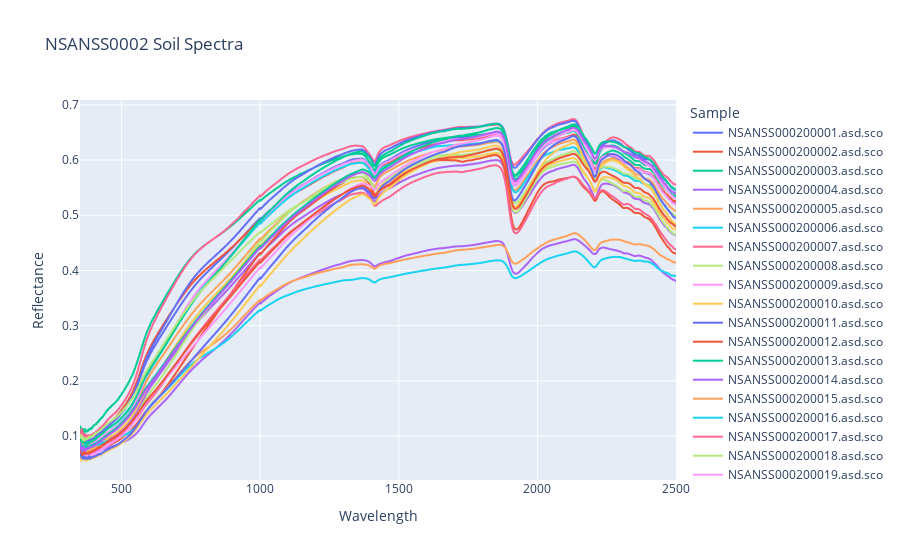

Source (notebook cell):
### Code cell
# Melt the dataframe to have 'Wavelength' and 'Reflectance' in long format
df_melted = df_NSANSS0002.melt(id_vars=['Wavelength'], var_name='Sample', value_name='Reflectance')

# Create the plot
fig = px.line(df_melted, x='Wavelength', y='Reflectance', color='Sample', title=' NSANSS0002 Soil Spectra')
fig.show()

### Figure 1 — Plotly figure (JSON) as saved in the notebook; plotly's stock layout.template omitted (floating-point values rounded to 4 significant figures; data arrays with more than 128 entries replaced by an {"elided": "..."} marker saying what was removed)
{"data": [{"hovertemplate": "Sample=NSANSS000200001.asd.sco<br>Wavelength=%{x}<br>Reflectance=%{y}<extra></extra>", "legendgroup": "NSANSS000200001.asd.sco", "line": {"color": "#636efa", "dash": "solid"}, "marker": {"symbol": "circle"}, "mode": "lines", "name": "NSANSS000200001.asd.sco", "showlegend": true, "type": "scattergl", "x": {"elided": "2151 int values"}, "xaxis": "x", "y": {"elided": "2151 float values"}, "yaxis": "y"}, {"hovertemplate": "Sample=NSANSS000200002.asd.sco<br>Wavelength=%{x}<br>Reflectance=%{y}<extra></extra>", "legendgroup": "NSANSS000200002.asd.sco", "line": {"color": "#EF553B", "dash": "solid"}, "marker": {"symbol": "circle"}, "mode": "lines", "name": "NSANSS000200002.asd.sco", "showlegend": true, "type": "scattergl", "x": {"elided": "2151 int values"}, "xaxis": "x", "y": {"elided": "2151 float values"}, "yaxis": "y"}, {"hovertemplate": "Sample=NSANSS000200003.asd.sco<br>Wavelength=%{x}<br>Reflectance=%{y}<extra></extra>", "legendgroup": "NSANSS000200003.asd.sco", "line": {"color": "#00cc96", "dash": "solid"}, "marker": {"symbol": "circle"}, "mode": "lines", "name": "NSANSS000200003.asd.sco", "showlegend": true, "type": "scattergl", "x": {"elided": "2151 int values"}, "xaxis": "x", "y": {"elided": "2151 float values"}, "yaxis": "y"}, {"hovertemplate": "Sample=NSANSS000200004.asd.sco<br>Wavelength=%{x}<br>Reflectance=%{y}<extra></extra>", "legendgroup": "NSANSS000200004.asd.sco", "line": {"color": "#ab63fa", "dash": "solid"}, "marker": {"symbol": "circle"}, "mode": "lines", "name": "NSANSS000200004.asd.sco", "showlegend": true, "type": "scattergl", "x": {"elided": "2151 int values"}, "xaxis": "x", "y": {"elided": "2151 float values"}, "yaxis": "y"}, {"hovertemplate": "Sample=NSANSS000200005.asd.sco<br>Wavelength=%{x}<br>Reflectance=%{y}<extra></extra>", "legendgroup": "NSANSS000200005.asd.sco", "line": {"color": "#FFA15A", "dash": "solid"}, "marker": {"symbol": "circle"}, "mode": "lines", "name": "NSANSS000200005.asd.sco", "showlegend": true, "type": "scattergl", "x": {"elided": "2151 int values"}, "xaxis": "x", "y": {"elided": "2151 float values"}, "yaxis": "y"}, {"hovertemplate": "Sample=NSANSS000200006.asd.sco<br>Wavelength=%{x}<br>Reflectance=%{y}<extra></extra>", "legendgroup": "NSANSS000200006.asd.sco", "line": {"color": "#19d3f3", "dash": "solid"}, "marker": {"symbol": "circle"}, "mode": "lines", "name": "NSANSS000200006.asd.sco", "showlegend": true, "type": "scattergl", "x": {"elided": "2151 int values"}, "xaxis": "x", "y": {"elided": "2151 float values"}, "yaxis": "y"}, {"hovertemplate": "Sample=NSANSS000200007.asd.sco<br>Wavelength=%{x}<br>Reflectance=%{y}<extra></extra>", "legendgroup": "NSANSS000200007.asd.sco", "line": {"color": "#FF6692", "dash": "solid"}, "marker": {"symbol": "circle"}, "mode": "lines", "name": "NSANSS000200007.asd.sco", "showlegend": true, "type": "scattergl", "x": {"elided": "2151 int values"}, "xaxis": "x", "y": {"elided": "2151 float values"}, "yaxis": "y"}, {"hovertemplate": "Sample=NSANSS000200008.asd.sco<br>Wavelength=%{x}<br>Reflectance=%{y}<extra></extra>", "legendgroup": "NSANSS000200008.asd.sco", "line": {"color": "#B6E880", "dash": "solid"}, "marker": {"symbol": "circle"}, "mode": "lines", "name": "NSANSS000200008.asd.sco", "showlegend": true, "type": "scattergl", "x": {"elided": "2151 int values"}, "xaxis": "x", "y": {"elided": "2151 float values"}, "yaxis": "y"}, {"hovertemplate": "Sample=NSANSS000200009.asd.sco<br>Wavelength=%{x}<br>Reflectance=%{y}<extra></extra>", "legendgroup": "NSANSS000200009.asd.sco", "line": {"color": "#FF97FF", "dash": "solid"}, "marker": {"symbol": "circle"}, "mode": "lines", "name": "NSANSS000200009.asd.sco", "showlegend": true, "type": "scattergl", "x": {"elided": "2151 int values"}, "xaxis": "x", "y": {"elided": "2151 float values"}, "yaxis": "y"}, {"hovertemplate": "Sample=NSANSS000200010.asd.sco<br>Wavelength=%{x}<br>Reflectance=%{y}<extra></extra>", "legendgroup": "NSANSS000200010.asd.sco", "line": {"color": "#FECB52", "dash": "solid"}, "marker": {"symbol": "circle"}, "mode": "lines", "name": "NSANSS000200010.asd.sco", "showlegend": true, "type": "scattergl", "x": {"elided": "2151 int values"}, "xaxis": "x", "y": {"elided": "2151 float values"}, "yaxis": "y"}, {"hovertemplate": "Sample=NSANSS000200011.asd.sco<br>Wavelength=%{x}<br>Reflectance=%{y}<extra></extra>", "legendgroup": "NSANSS000200011.asd.sco", "line": {"color": "#636efa", "dash": "solid"}, "marker": {"symbol": "circle"}, "mode": "lines", "name": "NSANSS000200011.asd.sco", "showlegend": true, "type": "scattergl", "x": {"elided": "2151 int values"}, "xaxis": "x", "y": {"elided": "2151 float values"}, "yaxis": "y"}, {"hovertemplate": "Sample=NSANSS000200012.asd.sco<br>Wavelength=%{x}<br>Reflectance=%{y}<extra></extra>", "legendgroup": "NSANSS000200012.asd.sco", "line": {"color": "#EF553B", "dash": "solid"}, "marker": {"symbol": "circle"}, "mode": "lines", "name": "NSANSS000200012.asd.sco", "showlegend": true, "type": "scattergl", "x": {"elided": "2151 int values"}, "xaxis": "x", "y": {"elided": "2151 float values"}, "yaxis": "y"}, {"hovertemplate": "Sample=NSANSS000200013.asd.sco<br>Wavelength=%{x}<br>Reflectance=%{y}<extra></extra>", "legendgroup": "NSANSS000200013.asd.sco", "line": {"color": "#00cc96", "dash": "solid"}, "marker": {"symbol": "circle"}, "mode": "lines", "name": "NSANSS000200013.asd.sco", "showlegend": true, "type": "scattergl", "x": {"elided": "2151 int values"}, "xaxis": "x", "y": {"elided": "2151 float values"}, "yaxis": "y"}, {"hovertemplate": "Sample=NSANSS000200014.asd.sco<br>Wavelength=%{x}<br>Reflectance=%{y}<extra></extra>", "legendgroup": "NSANSS000200014.asd.sco", "line": {"color": "#ab63fa", "dash": "solid"}, "marker": {"symbol": "circle"}, "mode": "lines", "name": "NSANSS000200014.asd.sco", "showlegend": true, "type": "scattergl", "x": {"elided": "2151 int values"}, "xaxis": "x", "y": {"elided": "2151 float values"}, "yaxis": "y"}, {"hovertemplate": "Sample=NSANSS000200015.asd.sco<br>Wavelength=%{x}<br>Reflectance=%{y}<extra></extra>", "legendgroup": "NSANSS000200015.asd.sco", "line": {"color": "#FFA15A", "dash": "solid"}, "marker": {"symbol": "circle"}, "mode": "lines", "name": "NSANSS000200015.asd.sco", "showlegend": true, "type": "scattergl", "x": {"elided": "2151 int values"}, "xaxis": "x", "y": {"elided": "2151 float values"}, "yaxis": "y"}, {"hovertemplate": "Sample=NSANSS000200016.asd.sco<br>Wavelength=%{x}<br>Reflectance=%{y}<extra></extra>", "legendgroup": "NSANSS000200016.asd.sco", "line": {"color": "#19d3f3", "dash": "solid"}, "marker": {"symbol": "circle"}, "mode": "lines", "name": "NSANSS000200016.asd.sco", "showlegend": true, "type": "scattergl", "x": {"elided": "2151 int values"}, "xaxis": "x", "y": {"elided": "2151 float values"}, "yaxis": "y"}, {"hovertemplate": "Sample=NSANSS000200017.asd.sco<br>Wavelength=%{x}<br>Reflectance=%{y}<extra></extra>", "legendgroup": "NSANSS000200017.asd.sco", "line": {"color": "#FF6692", "dash": "solid"}, "marker": {"symbol": "circle"}, "mode": "lines", "name": "NSANSS000200017.asd.sco", "showlegend": true, "type": "scattergl", "x": {"elided": "2151 int values"}, "xaxis": "x", "y": {"elided": "2151 float values"}, "yaxis": "y"}, {"hovertemplate": "Sample=NSANSS000200018.asd.sco<br>Wavelength=%{x}<br>Reflectance=%{y}<extra></extra>", "legendgroup": "NSANSS000200018.asd.sco", "line": {"color": "#B6E880", "dash": "solid"}, "marker": {"symbol": "circle"}, "mode": "lines", "name": "NSANSS000200018.asd.sco", "showlegend": true, "type": "scattergl", "x": {"elided": "2151 int values"}, "xaxis": "x", "y": {"elided": "2151 float values"}, "yaxis": "y"}, {"hovertemplate": "Sample=NSANSS000200019.asd.sco<br>Wavelength=%{x}<br>Reflectance=%{y}<extra></extra>", "legendgroup": "NSANSS000200019.asd.sco", "line": {"color": "#FF97FF", "dash": "solid"}, "marker": {"symbol": "circle"}, "mode": "lines", "name": "NSANSS000200019.asd.sco", "showlegend": true, "type": "scattergl", "x": {"elided": "2151 int values"}, "xaxis": "x", "y": {"elided": "2151 float values"}, "yaxis": "y"}, {"hovertemplate": "Sample=NSANSS000200020.asd.sco<br>Wavelength=%{x}<br>Reflectance=%{y}<extra></extra>", "legendgroup": "NSANSS000200020.asd.sco", "line": {"color": "#FECB52", "dash": "solid"}, "marker": {"symbol": "circle"}, "mode": "lines", "name": "NSANSS000200020.asd.sco", "showlegend": true, "type": "scattergl", "x": {"elided": "2151 int values"}, "xaxis": "x", "y": {"elided": "2151 float values"}, "yaxis": "y"}, {"hovertemplate": "Sample=NSANSS000200021.asd.sco<br>Wavelength=%{x}<br>Reflectance=%{y}<extra></extra>", "legendgroup": "NSANSS000200021.asd.sco", "line": {"color": "#636efa", "dash": "solid"}, "marker": {"symbol": "circle"}, "mode": "lines", "name": "NSANSS000200021.asd.sco", "showlegend": true, "type": "scattergl", "x": {"elided": "2151 int values"}, "xaxis": "x", "y": {"elided": "2151 float values"}, "yaxis": "y"}, {"hovertemplate": "Sample=NSANSS000200022.asd.sco<br>Wavelength=%{x}<br>Reflectance=%{y}<extra></extra>", "legendgroup": "NSANSS000200022.asd.sco", "line": {"color": "#EF553B", "dash": "solid"}, "marker": {"symbol": "circle"}, "mode": "lines", "name": "NSANSS000200022.asd.sco", "showlegend": true, "type": "scattergl", "x": {"elided": "2151 int values"}, "xaxis": "x", "y": {"elided": "2151 float values"}, "yaxis": "y"}, {"hovertemplate": "Sample=NSANSS000200023.asd.sco<br>Wavelength=%{x}<br>Reflectance=%{y}<extra></extra>", "legendgroup": "NSANSS000200023.asd.sco", "line": {"color": "#00cc96", "dash": "solid"}, "marker": {"symbol": "circle"}, "mode": "lines", "name": "NSANSS000200023.asd.sco", "showlegend": true, "type": "scattergl", "x": {"elided": "2151 int values"}, "xaxis": "x", "y": {"elided": "2151 float values"}, "yaxis": "y"}, {"hovertemplate": "Sample=NSANSS000200024.asd.sco<br>Wavelength=%{x}<br>Reflectance=%{y}<extra></extra>", "legendgroup": "NSANSS000200024.asd.sco", "line": {"color": "#ab63fa", "dash": "solid"}, "marker": {"symbol": "circle"}, "mode": "lines", "name": "NSANSS000200024.asd.sco", "showlegend": true, "type": "scattergl", "x": {"elided": "2151 int values"}, "xaxis": "x", "y": {"elided": "2151 float values"}, "yaxis": "y"}], "layout": {"legend": {"title": {"text": "Sample"}, "tracegroupgap": 0}, "title": {"text": " NSANSS0002 Soil Spectra"}, "xaxis": {"anchor": "y", "domain": [0, 1], "title": {"text": "Wavelength"}}, "yaxis": {"anchor": "x", "domain": [0, 1], "title": {"text": "Reflectance"}}}}
